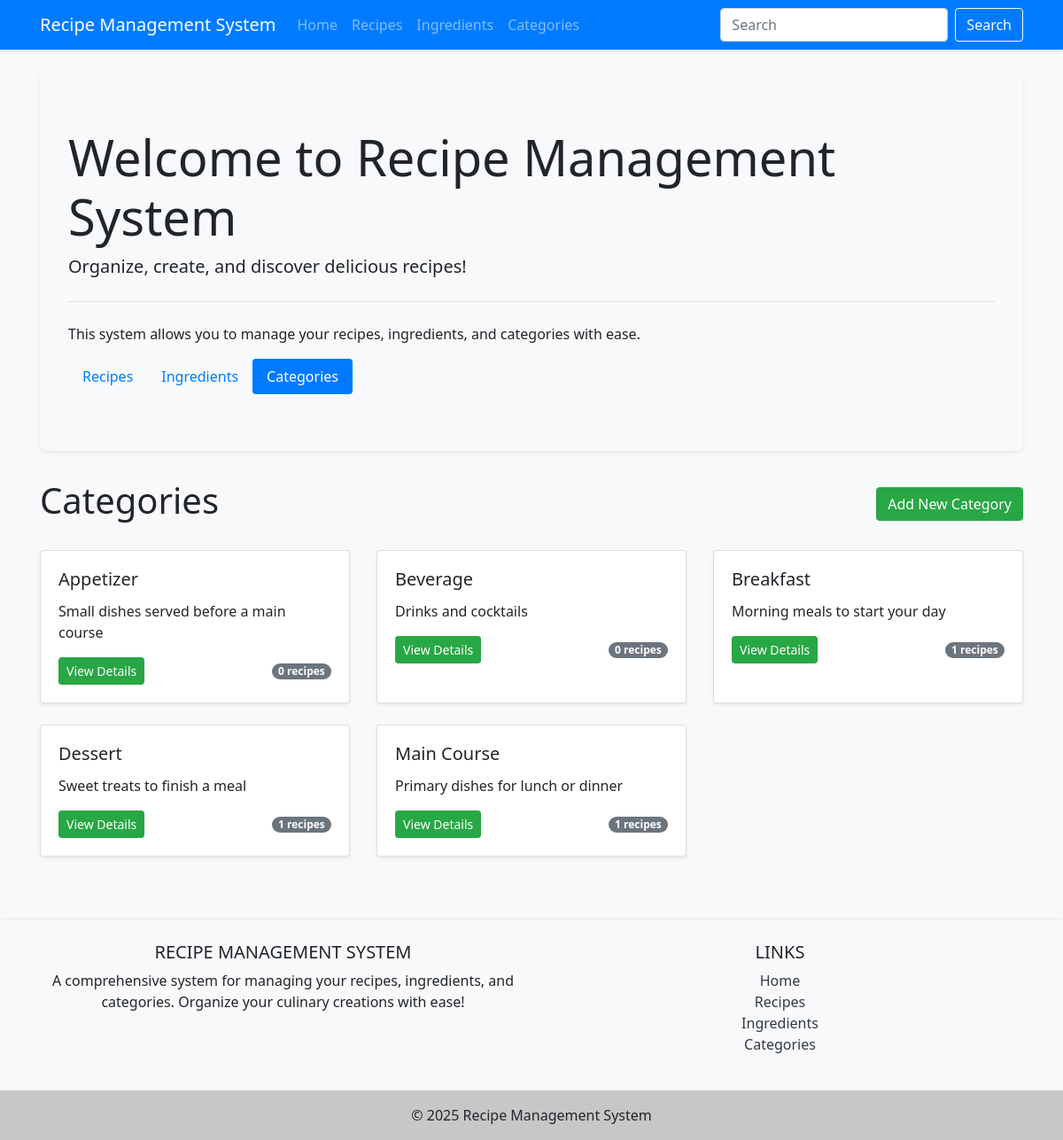
The page /?page=categories on the database its author committed.
### tables this page shows
CREATE TABLE IF NOT EXISTS categories (
    category_id INT AUTO_INCREMENT PRIMARY KEY,
    name VARCHAR(100) NOT NULL,
    description TEXT,
    created_at TIMESTAMP DEFAULT CURRENT_TIMESTAMP
);

### config/db.php (called while the page is built)
<?php
class DB {
    private static $instance = null;
    private $conn;
    private function __construct() {
        $host = 'localhost';
        $dbname = 'recipe_system';
        $username = 'root';
        $password = '';
        try {
            $this->conn = new PDO("mysql:host=$host;dbname=$dbname", $username, $password);
            $this->conn->setAttribute(PDO::ATTR_ERRMODE, PDO::ERRMODE_EXCEPTION);
            $this->conn->setAttribute(PDO::ATTR_DEFAULT_FETCH_MODE, PDO::FETCH_ASSOC);
        } catch(PDOException $e) {
            echo "Connection failed: " . $e->getMessage();
            die();
        }
    }
    public static function getInstance() {
        if (self::$instance == null) {
            self::$instance = new DB();
        }
        return self::$instance;
    }
    public function getConnection() {
        return $this->conn;
    }
}
?>

### class/Category.php (called while the page is built, shortened)
<?php
require_once 'config/db.php';
class Category {
    private $conn;
    private $table = 'categories';
    public $category_id;
    public function __construct() {
        $this->conn = DB::getInstance()->getConnection();
    }
    public function read($search = '') {
        $query = "SELECT * FROM " . $this->table;
        $query .= " ORDER BY name ASC";
        $stmt = $this->conn->prepare($query);
        $stmt->execute();
        return $stmt;
    }
    public function getRecipes() {
        $query = "SELECT * FROM recipes WHERE category_id = :category_id ORDER BY title ASC";
        $stmt = $this->conn->prepare($query);
        $stmt->bindParam(':category_id', $this->category_id);
        $stmt->execute();
        return $stmt;
    }
}
?>

### view/categories.php (the view, shortened to what this page needs)
<?php
require_once 'class/Category.php';
$search = isset($_GET['search']) ? $_GET['search'] : '';
if (isset($_GET['id'])) {
    $category->category_id = $_GET['id'];
    if ($category->read_single()) {
        $recipesResult = $category->getRecipes();
        $recipes = $recipesResult->fetchAll();
        ?>
        <div class="row">
            <div class="col-md-8">
                <h1><?php echo $category->name; ?></h1>
                <p><?php echo $category->description; ?></p>
                <h3>Recipes in this Category</h3>
                <?php if (count($recipes) > 0): ?>
                    <div class="row">
                        <?php foreach($recipes as $recipe): ?>
                            <div class="col-md-6 mb-4">
                                <div class="card">
                                    <div class="card-body">
                                        <h5 class="card-title"><?php echo $recipe['title']; ?></h5>
                                        <p class="card-text">
                                            Prep: <?php echo $recipe['prep_time']; ?> min |
                                            Cook: <?php echo $recipe['cook_time']; ?> min |
                                            Serves: <?php echo $recipe['servings']; ?>
                                        </p>
                                        <a href="index.php?page=recipes&id=<?php echo $recipe['recipe_id']; ?>" class="btn btn-sm btn-primary">View Details</a>
                                    </div>
                                </div>
                            </div>
                        <?php endforeach; ?>
                    </div>
                <?php else: ?>
                    <div class="alert alert-info">No recipes in this category yet.</div>
                <?php endif; ?>
                <div class="btn-group">
                    <button type="button" class="btn btn-primary" data-toggle="modal" data-target="#editCategoryModal">
                        Edit Category
                    </button>
                    <button type="button" class="btn btn-danger" data-toggle="modal" data-target="#deleteCategoryModal">
                        Delete Category
                    </button>
                    <a href="index.php?page=categories" class="btn btn-secondary">Back to List</a>
                </div>
            </div>
        </div>
        <div class="modal fade" id="editCategoryModal" tabindex="-1" role="dialog" aria-labelledby="editCategoryModalLabel" aria-hidden="true">
            <div class="modal-dialog" role="document">
                <div class="modal-content">
                    <div class="modal-header">
                        <h5 class="modal-title" id="editCategoryModalLabel">Edit Category</h5>
                        <button type="button" class="close" data-dismiss="modal" aria-label="Close">
                            <span aria-hidden="true">&times;</span>
                        </button>
                    </div>
                    <div class="modal-body">
                        <form method="POST" action="index.php?page=categories">
                            <input type="hidden" name="category_id" value="<?php echo $category->category_id; ?>">
                            <div class="form-group">
                                <label for="name">Name</label>
                                <input type="text" class="form-control" id="name" name="name" value="<?php echo $category->name; ?>" required>
                            </div>
                            <div class="form-group">
                                <label for="description">Description</label>
                                <textarea class="form-control" id="description" name="description" rows="3"><?php echo $category->description; ?></textarea>
                            </div>
                            <button type="submit" name="update" class="btn btn-primary">Update Category</button>
                        </form>
                    </div>
                </div>
            </div>
        </div>
        <div class="modal fade" id="deleteCategoryModal" tabindex="-1" role="dialog" aria-labelledby="deleteCategoryModalLabel" aria-hidden="true">
            <div class="modal-dialog" role="document">
                <div class="modal-content">
                    <div class="modal-header">
                        <h5 class="modal-title" id="deleteCategoryModalLabel">Confirm Delete</h5>
                        <button type="button" class="close" data-dismiss="modal" aria-label="Close">
                            <span aria-hidden="true">&times;</span>
                        </button>
                    </div>
                    <div class="modal-body">
                        <p>Are you sure you want to delete this category? This action cannot be undone.</p>
                        <?php if (count($recipes) > 0): ?>
                            <div class="alert alert-warning">
                                <strong>Warning:</strong> This category contains <?php echo count($recipes); ?> recipe(s).
                                Deleting it will set their category to NULL.
                            </div>
                        <?php endif; ?>
                        <form method="POST" action="index.php?page=categories">
                            <input type="hidden" name="category_id" value="<?php echo $category->category_id; ?>">
                            <button type="submit" name="delete" class="btn btn-danger">Delete Category</button>
                            <button type="button" class="btn btn-secondary" data-dismiss="modal">Cancel</button>
                        </form>
                    </div>
                </div>
            </div>
        </div>
        <?php
    } else {
        echo '<div class="alert alert-danger">Category not found.</div>';
        echo '<a href="index.php?page=categories" class="btn btn-primary">Back to Categories</a>';
    }
} else {
    ?>
    <div class="d-flex justify-content-between align-items-center mb-4">
        <h1>Categories</h1>
        <button type="button" class="btn btn-primary" data-toggle="modal" data-target="#createCategoryModal">
            Add New Category
        </button>
    </div>
    <div class="row">
        <?php
        $result = $category->read($search);
        $categories = $result->fetchAll();
        if (count($categories) > 0) {
            foreach($categories as $cat):
                $category->category_id = $cat['category_id'];
                $recipeCount = $category->getRecipes()->rowCount();
            ?>
                <div class="col-md-4 mb-4">
                    <div class="card h-100">
                        <div class="card-body">
                            <h5 class="card-title"><?php echo $cat['name']; ?></h5>
                            <p class="card-text"><?php echo $cat['description']; ?></p>
                            <div class="d-flex justify-content-between align-items-center">
                                <a href="index.php?page=categories&id=<?php echo $cat['category_id']; ?>" class="btn btn-sm btn-primary">View Details</a>
                                <span class="badge badge-pill badge-secondary"><?php echo $recipeCount; ?> recipes</span>
                            </div>
                        </div>
                    </div>
                </div>
            <?php
            endforeach;
        } else {
            echo '<div class="col-12"><div class="alert alert-info">No categories found.</div></div>';
        }
        ?>
    </div>
    <?php
}
?>

### style.css (style rules this page uses)
body { font-family: 'Segoe UI', Tahoma, Geneva, Verdana, sans-serif; background-color: #f8f9fa; }
.card { box-shadow: 0 0.125rem 0.25rem rgba(0, 0, 0, 0.075); transition: transform 0.3s ease; }
.btn-primary { background-color: #28a745; border-color: #28a745; }

### rows shown on the page
categories: name "Appetizer", description "Small dishes served before a main course", recipeCount "0"
categories: name "Beverage", description "Drinks and cocktails", recipeCount "0"
categories: name "Breakfast", description "Morning meals to start your day", recipeCount "1"
categories: name "Dessert", description "Sweet treats to finish a meal", recipeCount "1"
categories: name "Main Course", description "Primary dishes for lunch or dinner", recipeCount "1"
